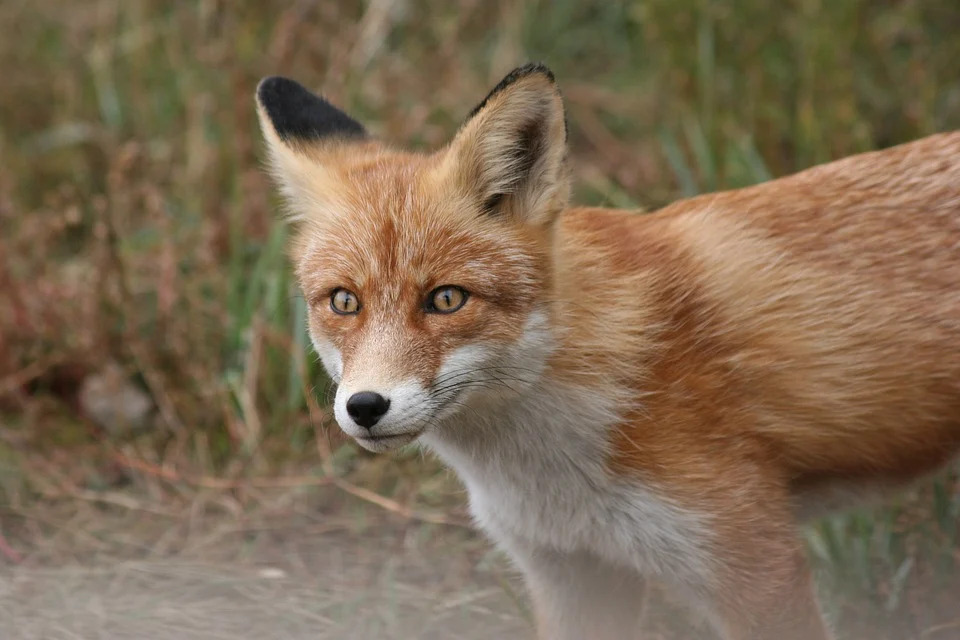
#> input picture Machine Learning/Module 8 - Dimensionality Reduction/fox.jpg, 960 x 640 px
$ jupyter execute 'Dimensionality Reduction and SVD.ipynb'   (shell and % lines are left out)
#> lines starting #> are read from the running program, lines starting #| are printed output that depends on the picture
[cell 1]
# importing libraries
import numpy as np
import pandas as pd

from sklearn.datasets import load_digits
digits = load_digits()

[cell 2]
digits.data.shape

[cell 3]
# Create array using numpy
A = np.array([[1, 2, 3], [4, 5, 6], [7, 8, 9], [10, 11, 12]])
A

Singular Value Decomposition is a matrix factorization technique that decomposes a matrix A into three matrices: U, Σ, and V, where A = UΣV^T.

Here, U and V are orthogonal matrices and Σ is a diagonal matrix with non-negative real numbers on its diagonal. The diagonal elements of Σ are called the singular values of A.

[cell 4]
# Next, we compute the SVD of matrix A using the numpy.linalg.svd function.
U, S, VT = np.linalg.svd(A, full_matrices=False)

[cell 5]
# let us extract diagonal elements
Sdiag=np.diag(S)

[cell 6]
#Reconstructring orginal matrix
A_reconstructed = np.dot(U, np.dot(Sdiag, VT))
print(A_reconstructed)

# Lets us take an example of image

[cell 7]
import gdown
from pathlib import Path

gdown.download("https://doc.google.com/a/fusemachines.com/uc?id=1OjhRuFeFyFHz972QXdUxhYTXGhfIFssj", "fox.jpg")
#> (this line was passed over: gdown is not available in this run)

image_file = Path("fox.jpg")

[cell 8]
# Importing libraries
import matplotlib.pyplot as plt
# Set figure size
plt.rcParams['figure.figsize']=[14,6]

[cell 9]
# Loading image

from PIL import Image

img = Image.open(image_file)
#> img is the input picture: PIL image 960x640 RGB; mean R, G, B 125.3, 106.1, 82.6

# Convert image to grayscale
X = img.convert('L')
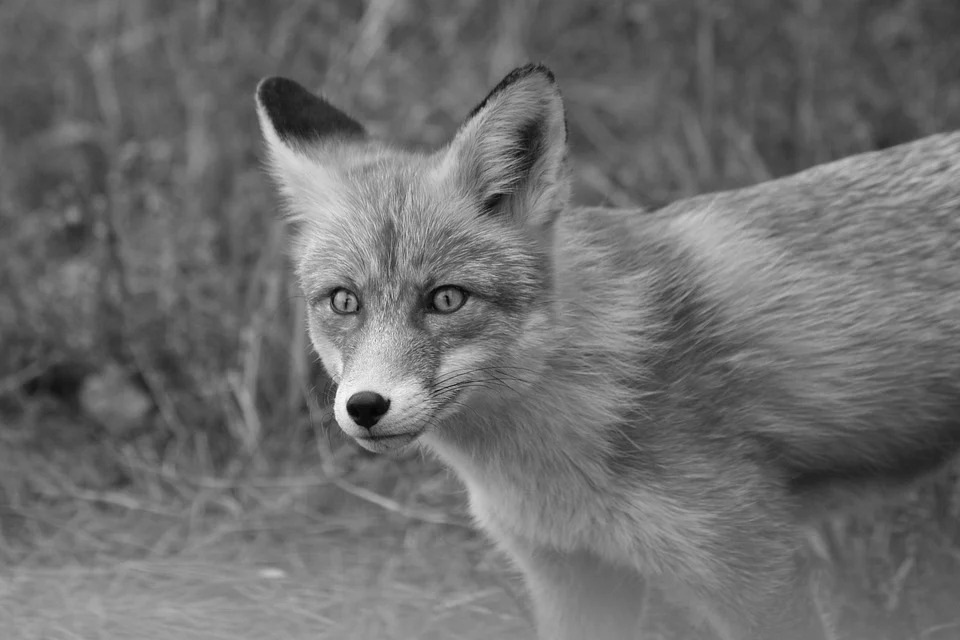
#> X: PIL image 960x640 L; min 2, max 250, mean 109.2

np.array(X).shape
#> Out = (640, 960)

[cell 10]
# plotting image
img=plt.imshow(X)
img.set_cmap('gray')
plt.axis('off')
plt.show()

##### So, this is the image. Now, we will decompose the image matrix using Singular Value Decomposition (SVD). Then, we will extract the singular values from Σ

[cell 11]
U, S, VT = np.linalg.svd(X, full_matrices=False)
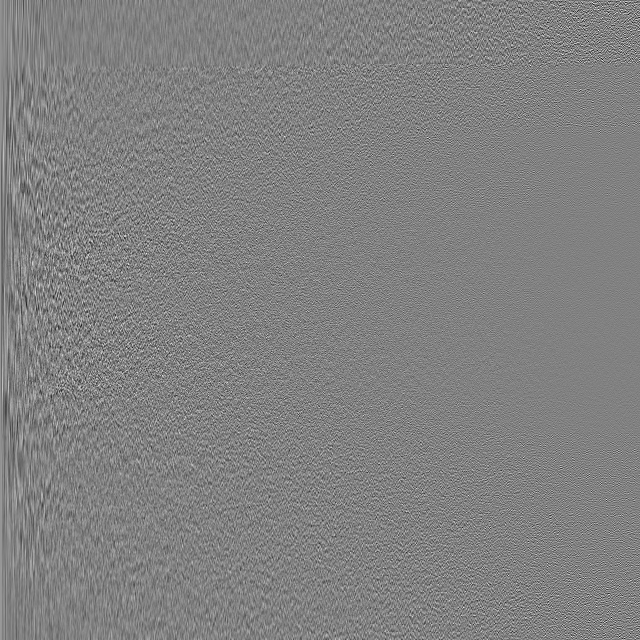
#> U: shape (640, 640) float64; min -0.262, max 0.254, mean 6.05e-05; drawn with min black and max white
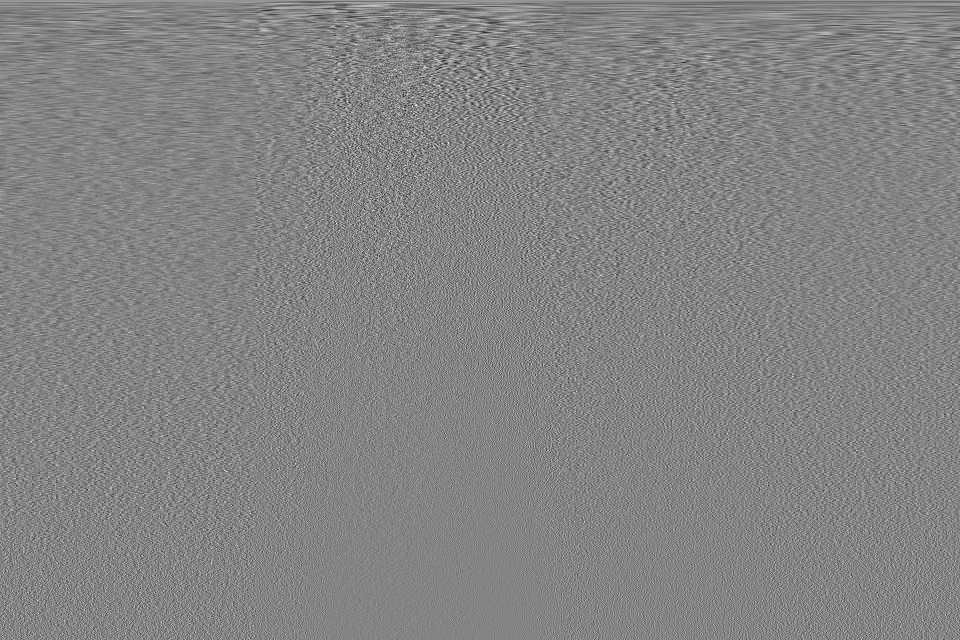
#> VT: shape (640, 960) float64; min -0.237, max 0.22, mean 4.85e-05; drawn with min black and max white
#> S = 640 values, max 86766.6 at index 0, min 3.19 at index 639, mean 380.9

[cell 12]
# let us extract diagonal elements
diag_element=np.diag(S)
diag_element

[cell 13]
#function for reconstruction of matrix/image using 'r' components.
def reconstructing_matrix(U,S,VT,r):
    Xapp = np.dot(U[:,:r], np.dot(S[0:r,:r], VT[:r,:]))
    return Xapp

for j,r in enumerate((5,20,100, 150)):
    #approximating by taking select top few singular values
    Xapp = reconstructing_matrix(U,diag_element,VT,r)
    plt.figure(j+1)
    img = plt.imshow(Xapp)
    img.set_cmap('gray')
    plt.axis('off')
    plt.title(f'r= {str(r)}')
    plt.show()
#> this loop made 4 passes
#> pass 1, in reconstructing_matrix, `Xapp = np.dot(U[:,:r], np.dot(S[0:r,:r], VT[:r,:]))`:
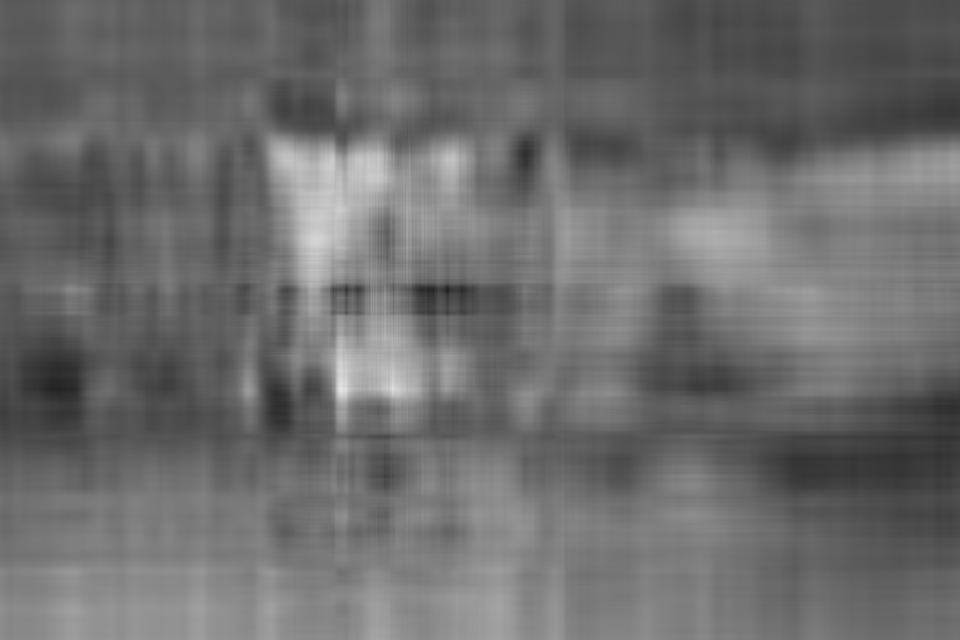
#> Xapp: shape (640, 960) float64; min 32.66, max 233.3, mean 109.2

Lastly, we will see how the amount of singular values or rank is related to the information recovered.

[cell 14]
plt.figure(2)
plt.plot(np.cumsum(np.diag(diag_element))/np.sum(np.diag(diag_element)))
plt.title('Cumulative sum of singular values taking r singular vectors')
plt.xlabel('Number of singular values')
plt.ylabel('Amount of Information recovered')
plt.show()
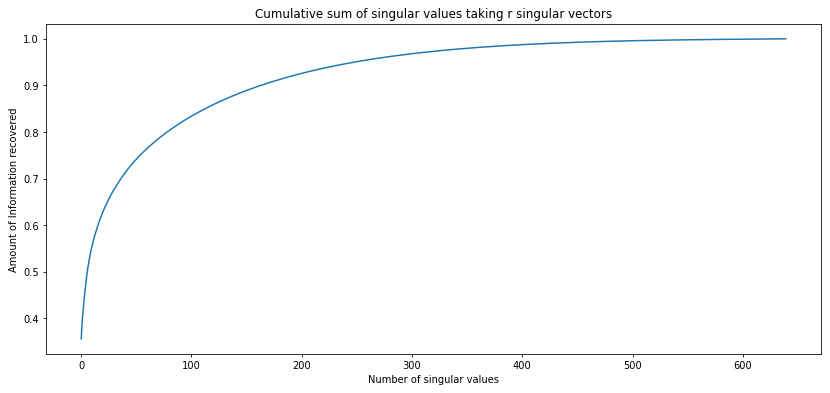
#> figure drawn by matplotlib, 1 panel; curve peaks at x = 639, y = 1
